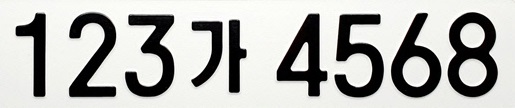
#> input picture images/number-plate-clean.jpg, 515 x 108 px
$ python -i preprocess.py   (imports and definitions only)
#> lines starting #> are read from the running program, lines starting #| are printed output that depends on the picture
#> further down, picture is the input picture: PIL image 515x108 RGB; mean R, G, B 179.4, 179.7, 176.8
from PIL import Image, ImageOps, ImageFilter
import numpy as np
import scipy.ndimage as ndimage

# Functions for preprocess in line 155 ===================================================
# [117 lines left out: functions _get_row_histogram, _get_column_histogram, _slice_vetically, _slice_horizontally, _slice_image, _reduce_image, not called in this run]

def _denoise(image): # denoise by median filter and remove small objects using ndimage.find_objects
    filter_size = image.height // 30
#> filter_size = 3
    if (filter_size) % 2 == 0:
        filter_size += 1

    denoised = image.filter(ImageFilter.MedianFilter(size=filter_size))
    denoised = ImageOps.invert(denoised)
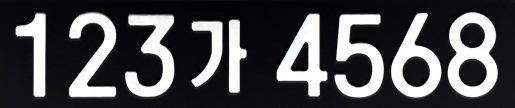
#> denoised: PIL image 515x108 RGB; mean R, G, B 75.7, 75.5, 78.3
    object_threshold = denoised.height // 3
#> object_threshold = 36

    denoised = np.array(denoised)
    labeled, num_features = ndimage.label(denoised)
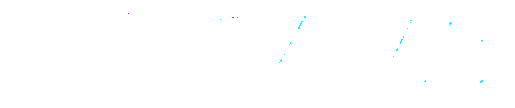
#> labeled: shape (108, 515, 3) int32; mean R, G, B 0.999, 1, 1; drawn with 1 as white
#> num_features = 1
    object_slices = ndimage.find_objects(labeled)
#> object_slices = 1 item

    mask = np.zeros_like(denoised, dtype=np.uint8)

    for i, object_slice in enumerate(object_slices, start=1):
        if object_slice is not None:
            y_slice, x_slice = object_slice
            width = x_slice.stop - x_slice.start
            height = y_slice.stop - y_slice.start

            if width < object_threshold and height < object_threshold:
                mask[labeled==i] = 255
#> this loop made 1 pass
#> i on pass 1: 1
#> mask: shape (108, 515, 3); every value is 0

    denoised[mask==255] = 0
    denoised = Image.fromarray(denoised)
    denoised = ImageOps.invert(denoised)

    return denoised

# Preprocessing function that slice plate to each numbers and korean character ============================
def preprocess(image, threshold=128, size=28, invert=True):
    original = image
    image = _denoise(image)
    slices = _slice_image(image, threshold)

    # This part for binarizing, but input image is already binarized because we use YOLO model
    """
    return_flag = False

    while threshold < 256 and threshold >= 0 and (len(slices)!=7 and len(slices)!=8 and len(slices)!=9):
        if threshold == 0:
            threshold = 128
            return_flag = True

        if return_flag:
            threshold += 1
        else:
            threshold -= 1

        image = original.point(lambda p: p> threshold and 255)
        slices = _slice_image(image, threshold)

    if threshold==256:
        raise ValueError("There is no numbers detected")
    """

    result = []

    if invert: # if invert==True, then results is black background and white characters
        for slice in slices:
            reduced_slice = _reduce_image(slice, size)
            inverted_slice = ImageOps.invert(reduced_slice)
            result.append(inverted_slice)
    else: # if invert==False, then results is white background and black characters
        for slice in slices:
            reduced_slice = _reduce_image(slice, size)
            result.append(reduced_slice)

    return result

# If korean character sliced vertically such as '가', then this function merge them =========================
# this function called at classifier.py line 54
# [33 lines left out: function merge_korean, not called in this run]

>>> from PIL import Image
>>> picture = Image.open('images/number-plate-clean.jpg')
#> (the run stopped early here; a loop or call above may not have finished)

$ run again, on images/number-plate.jpg
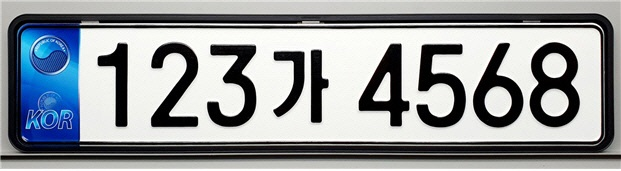
#> input picture images/number-plate.jpg, 621 x 171 px
#> picture is the input picture: PIL image 621x171 RGB; mean R, G, B 145.8, 150.3, 153.8
#> in _denoise, `denoised = image.filter(ImageFilter.MedianFilter(size=filter_size))`:
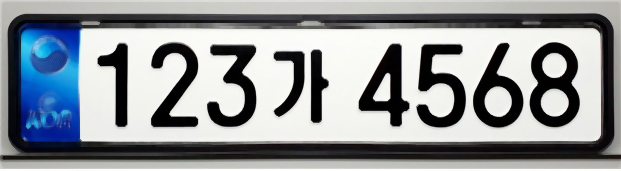
#> denoised: PIL image 621x171 RGB; mean R, G, B 143.9, 148.6, 152.3
#> in _denoise, `denoised = ImageOps.invert(denoised)`:
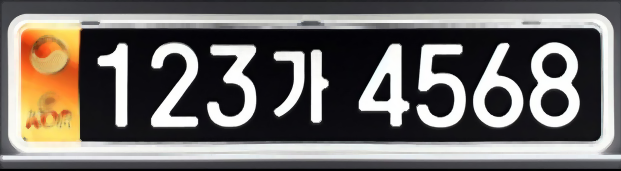
#> denoised: PIL image 621x171 RGB; mean R, G, B 111.1, 106.4, 102.7
#> num_features = 1
#> object_slices = 1 item
#> the loop in _denoise, `for i, object_slice in enumerate(object_slices, start=1):` made 1 pass
#> i on pass 1: 1

$ run again, on images/structure-version-2.jpg
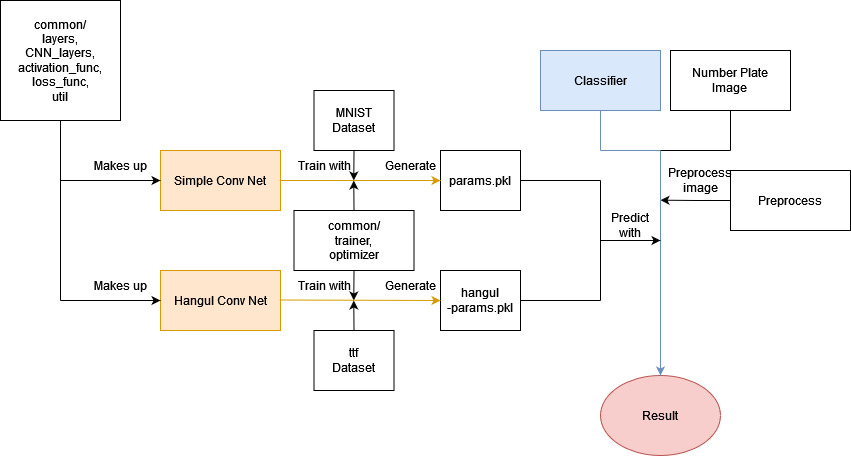
#> input picture images/structure-version-2.jpg, 851 x 457 px
#> picture is the input picture: PIL image 851x457 RGB; mean R, G, B 247.5, 246, 245
#> in _denoise, `denoised = ImageOps.invert(denoised)`:
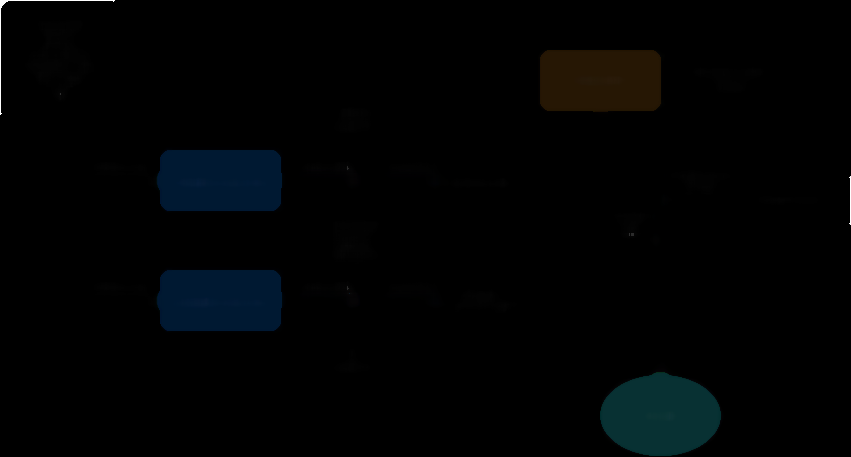
#> denoised: PIL image 851x457 RGB; mean R, G, B 1.2, 2.6, 3.3
#> in _denoise, `labeled, num_features = ndimage.label(denoised)`:
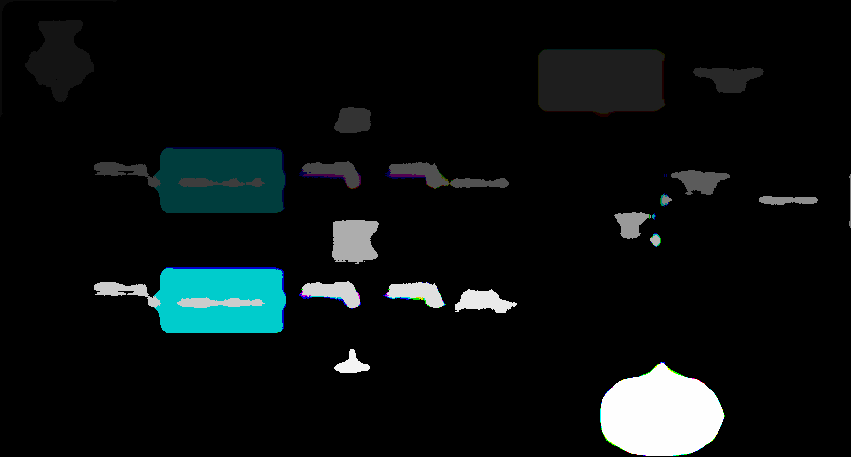
#> labeled: shape (457, 851, 3) int32; mean R, G, B 1.1, 1.6, 1.6; drawn with min black and max white
#> num_features = 25
#> object_slices = 25 items
#> the loop in _denoise, `for i, object_slice in enumerate(object_slices, start=1):` made 1 pass
#> i on pass 1: 1

$ run again, on images/structure.jpg
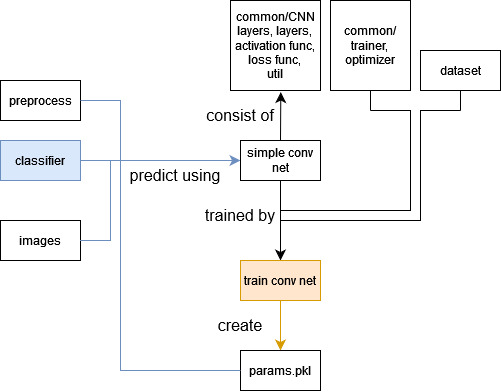
#> input picture images/structure.jpg, 501 x 392 px
#> picture is the input picture: PIL image 501x392 RGB; mean R, G, B 245.2, 245.2, 245
#> in _denoise, `denoised = ImageOps.invert(denoised)`:
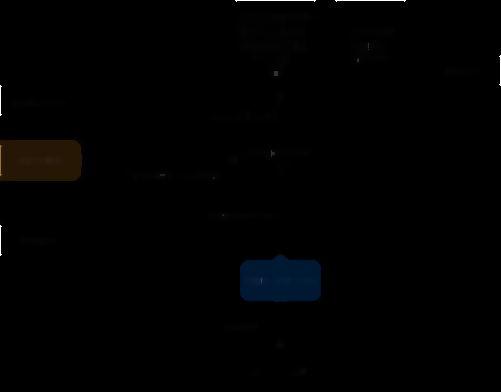
#> denoised: PIL image 501x392 RGB; mean R, G, B 1.1, 1.3, 1.4
#> in _denoise, `labeled, num_features = ndimage.label(denoised)`:
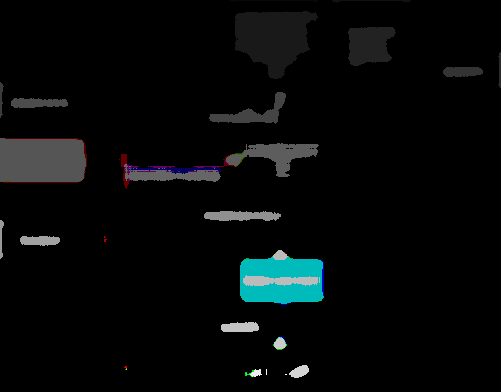
#> labeled: shape (392, 501, 3) int32; mean R, G, B 0.8, 1.1, 1.1; drawn with min black and max white
#> num_features = 30
#> object_slices = 30 items
#> the loop in _denoise, `for i, object_slice in enumerate(object_slices, start=1):` made 1 pass
#> i on pass 1: 1
